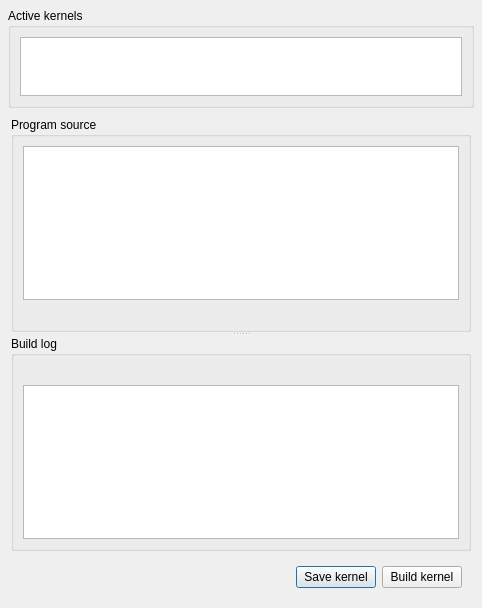
<?xml version="1.0" encoding="UTF-8"?>
<ui version="4.0">
 <class>KernelEditorForm</class>
 <widget class="QDialog" name="KernelEditorForm">
  <property name="geometry">
   <rect>
    <x>0</x>
    <y>0</y>
    <width>482</width>
    <height>608</height>
   </rect>
  </property>
  <property name="windowTitle">
   <string>Kernel Editor</string>
  </property>
  <property name="windowOpacity">
   <double>0.900000000000000</double>
  </property>
  <layout class="QVBoxLayout" name="verticalLayout_6">
   <property name="margin">
    <number>8</number>
   </property>
   <item>
    <widget class="QGroupBox" name="groupBox_2">
     <property name="maximumSize">
      <size>
       <width>16777215</width>
       <height>100</height>
      </size>
     </property>
     <property name="title">
      <string>Active kernels</string>
     </property>
     <layout class="QVBoxLayout" name="verticalLayout_7">
      <item>
       <widget class="QTableView" name="tableView">
        <property name="maximumSize">
         <size>
          <width>16777215</width>
          <height>60</height>
         </size>
        </property>
        <property name="editTriggers">
         <set>QAbstractItemView::NoEditTriggers</set>
        </property>
        <property name="selectionMode">
         <enum>QAbstractItemView::SingleSelection</enum>
        </property>
        <property name="selectionBehavior">
         <enum>QAbstractItemView::SelectRows</enum>
        </property>
        <property name="showGrid">
         <bool>false</bool>
        </property>
        <property name="gridStyle">
         <enum>Qt::SolidLine</enum>
        </property>
        <property name="cornerButtonEnabled">
         <bool>false</bool>
        </property>
       </widget>
      </item>
     </layout>
    </widget>
   </item>
   <item>
    <widget class="QWidget" name="widget_3" native="true">
     <layout class="QHBoxLayout" name="horizontalLayout_2">
      <property name="margin">
       <number>2</number>
      </property>
      <item>
       <spacer name="verticalSpacer">
        <property name="orientation">
         <enum>Qt::Vertical</enum>
        </property>
        <property name="sizeHint" stdset="0">
         <size>
          <width>0</width>
          <height>40</height>
         </size>
        </property>
       </spacer>
      </item>
      <item>
       <widget class="QWidget" name="widget_4" native="true">
        <layout class="QVBoxLayout" name="verticalLayout_8">
         <property name="margin">
          <number>1</number>
         </property>
         <item>
          <widget class="QWidget" name="widget_2" native="true">
           <layout class="QVBoxLayout" name="verticalLayout_5">
            <property name="margin">
             <number>0</number>
            </property>
            <item>
             <widget class="QSplitter" name="splitter">
              <property name="orientation">
               <enum>Qt::Vertical</enum>
              </property>
              <widget class="QGroupBox" name="groupBox">
               <property name="title">
                <string>Program source</string>
               </property>
               <layout class="QVBoxLayout" name="verticalLayout_3">
                <item>
                 <widget class="QTextEdit" name="textEdit">
                  <property name="font">
                   <font>
                    <family>Courier New</family>
                    <pointsize>9</pointsize>
                   </font>
                  </property>
                  <property name="lineWrapMode">
                   <enum>QTextEdit::NoWrap</enum>
                  </property>
                  <property name="acceptRichText">
                   <bool>false</bool>
                  </property>
                 </widget>
                </item>
                <item>
                 <widget class="QLabel" name="label">
                  <property name="text">
                   <string/>
                  </property>
                 </widget>
                </item>
               </layout>
              </widget>
              <widget class="QWidget" name="buildLogWidget" native="true">
               <layout class="QVBoxLayout" name="verticalLayout_2">
                <property name="spacing">
                 <number>0</number>
                </property>
                <property name="margin">
                 <number>0</number>
                </property>
                <item>
                 <widget class="QGroupBox" name="buildLogBox">
                  <property name="title">
                   <string>Build log</string>
                  </property>
                  <layout class="QVBoxLayout" name="verticalLayout_4">
                   <item>
                    <widget class="QLabel" name="errorLabel">
                     <property name="text">
                      <string/>
                     </property>
                    </widget>
                   </item>
                   <item>
                    <widget class="QTextEdit" name="buildLog">
                     <property name="font">
                      <font>
                       <family>Courier New</family>
                      </font>
                     </property>
                     <property name="acceptRichText">
                      <bool>false</bool>
                     </property>
                     <property name="textInteractionFlags">
                      <set>Qt::TextSelectableByKeyboard|Qt::TextSelectableByMouse</set>
                     </property>
                    </widget>
                   </item>
                  </layout>
                 </widget>
                </item>
               </layout>
              </widget>
             </widget>
            </item>
           </layout>
          </widget>
         </item>
         <item>
          <widget class="QWidget" name="widget" native="true">
           <layout class="QHBoxLayout" name="horizontalLayout">
            <item>
             <spacer name="horizontalSpacer">
              <property name="orientation">
               <enum>Qt::Horizontal</enum>
              </property>
              <property name="sizeHint" stdset="0">
               <size>
                <width>40</width>
                <height>20</height>
               </size>
              </property>
             </spacer>
            </item>
            <item>
             <widget class="QPushButton" name="saveButton">
              <property name="text">
               <string>Save kernel</string>
              </property>
             </widget>
            </item>
            <item>
             <widget class="QPushButton" name="buildButton">
              <property name="text">
               <string>Build kernel</string>
              </property>
             </widget>
            </item>
           </layout>
          </widget>
         </item>
        </layout>
       </widget>
      </item>
     </layout>
    </widget>
   </item>
  </layout>
 </widget>
 <resources/>
 <connections/>
</ui>
